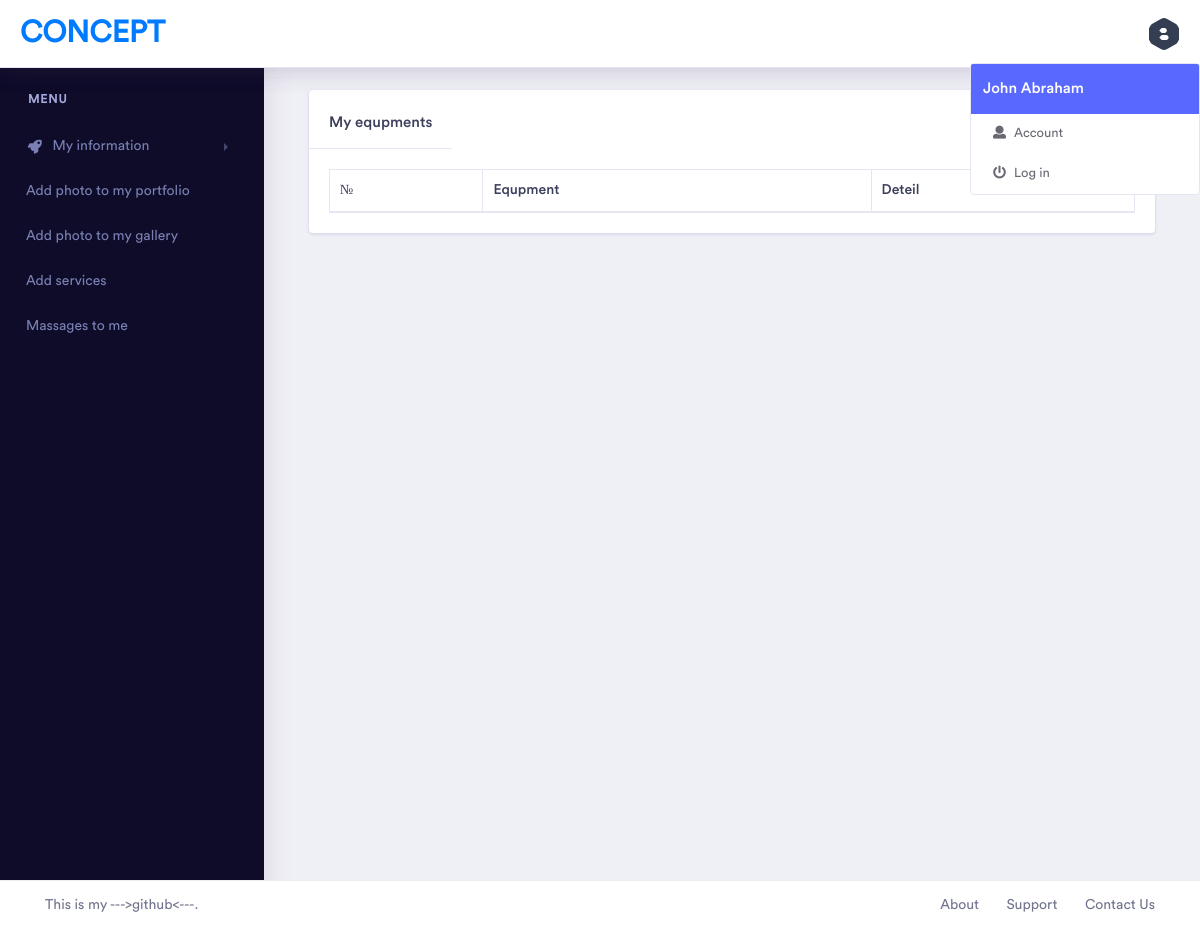
Before: /dashboard/equpment with the older database file.
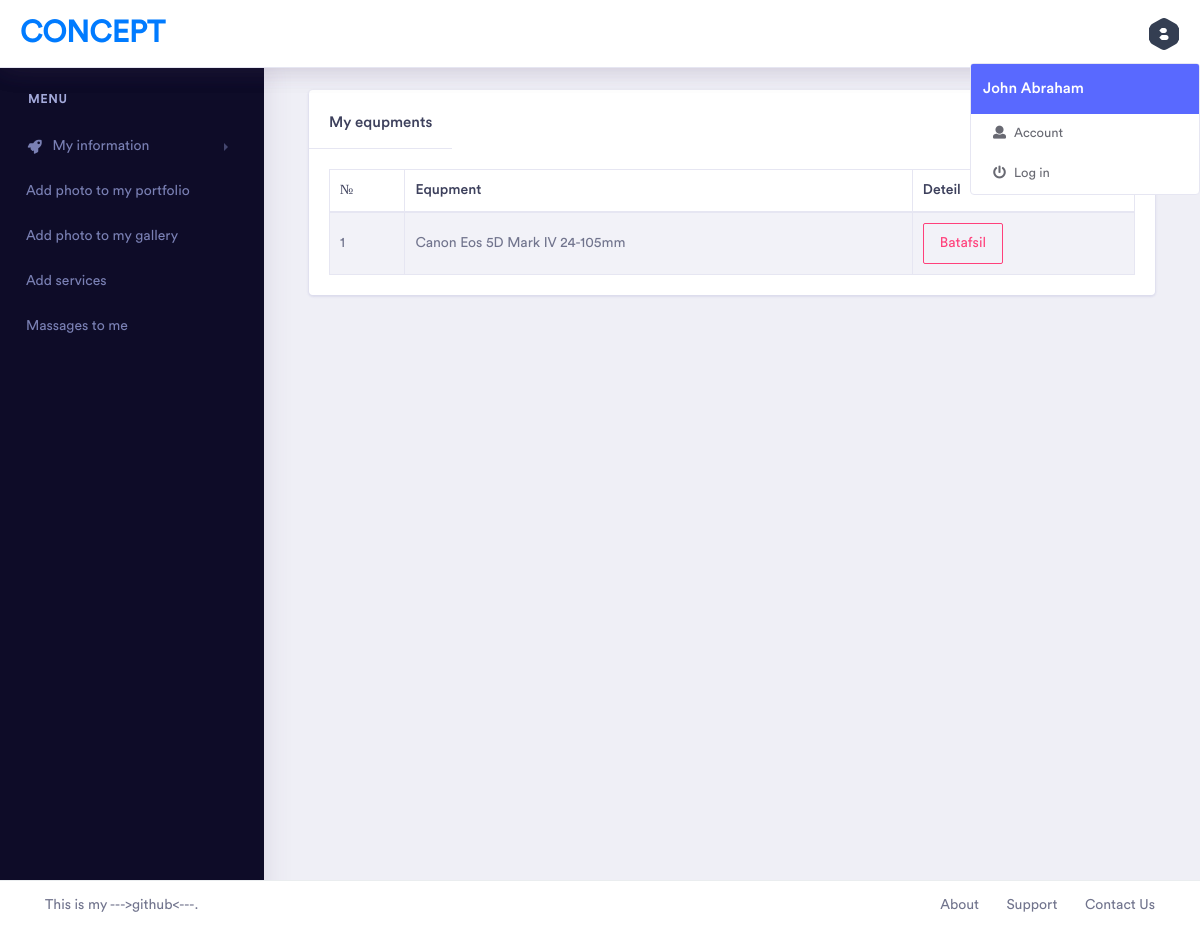
After: the same page with the newer database file.
### main/models.py (models this page shows, shortened)
class My_equpment(models.Model):
    name = models.TextField()
    class Meta():
        verbose_name = "My equpment"
        verbose_name_plural = "My equpments"

### main/views.py (the view)
# urls.py: path('equpment', views.equpment_list, name='equpment'),
def equpment_list(request):
    context = models.My_equpment.objects.all()
    return render(request, 'dashboard/equpment/index.html', {'context':context})

### templates/dashboard/equpment/index.html (shortened to what this page needs)
{% extends 'dashboard/base.html' %}
{%  block content %}
    <div class="dashboard-ecommerce">
        <div class="container-fluid dashboard-content ">
            <div class="col-xl-12 col-lg-12 col-md-12 col-sm-12 col-12">
                <div class="card">
                    <div class="d-flex justify-content-between align-items-center mt-2">
                        <h5 class="card-header">My equpments</h5>
                        <div class="mr-4"><a href="{% url 'equpment_create' %}" class="btn btn-outline-success">Ma`lumot qo`shish</a></div>
                    </div>
                    <div class="card-body">
                        <div class="table-responsive">
                            <table class="table table-striped table-bordered first">
                                <thead>
                                    <tr>
                                        <th>№</th>
                                        <th>Equpment</th>
                                        <th>Deteil</th>
                                    </tr>
                                </thead>
                                <tbody>
                                    {% for text in context %}
                                    <tr>
                                        <td>{{forloop.counter}}</td>
                                        <td>{{text.name}}</td>
                                        <td><a href="{% url 'equpment_deteil' text.id %}" class="btn btn-outline-secondary">Batafsil</a></td>
                                    </tr>
                                    {% endfor %}
                                </tbody>
                            </table>
                        </div>
                    </div>
                </div>
            </div>
        </div>
    </div>
{%  endblock %}

### templates/dashboard/base.html (shortened to what this page needs)
{% load static %}
<!doctype html>
<html lang="en">
<head>
    <link rel="stylesheet" href="{% static 'dashboard/vendor/bootstrap/css/bootstrap.min.css' %}">
    <link href="{% static 'dashboard/vendor/fonts/circular-std/style.css' %}" rel="stylesheet">
    <link rel="stylesheet" href="{% static 'dashboard/libs/css/style.css' %}">
    <link rel="stylesheet" href="{% static 'dashboard/vendor/fonts/fontawesome/css/fontawesome-all.css' %}">
    <link rel="stylesheet" href="{% static 'dashboard/vendor/charts/chartist-bundle/chartist.css' %}">
    <link rel="stylesheet" href="{% static 'dashboard/vendor/charts/morris-bundle/morris.css' %}">
    <link rel="stylesheet" href="{% static 'dashboard/vendor/fonts/material-design-iconic-font/css/materialdesignicons.min.css' %}">
    <link rel="stylesheet" href="{% static 'dashboard/vendor/charts/c3charts/c3.css' %}">
    <link rel="stylesheet" href="{% static 'dashboard/vendor/fonts/flag-icon-css/flag-icon.min.css' %}">
</head>
<body>
    <div class="dashboard-main-wrapper">
        <div class="dashboard-header">
            <nav class="navbar navbar-expand-lg bg-white fixed-top">
                <a class="navbar-brand" href="{% url 'dashboard' %}">My dashboard</a>
            </nav>
            <nav class="navbar navbar-expand-lg bg-white fixed-top">
                <a class="navbar-brand" href="index.html">Concept</a>
                <div class="collapse navbar-collapse " id="navbarSupportedContent">
                    <ul class="navbar-nav ml-auto navbar-right-top">
                        <li class="nav-item dropdown nav-user show">
                            <a class="nav-link nav-user-img" href="#" id="navbarDropdownMenuLink2" data-toggle="dropdown" aria-haspopup="true" aria-expanded="true"><img src="{% static 'img/favicon.png' %}" alt="" class="user-avatar-md rounded-circle"></a>
                            <div class="dropdown-menu dropdown-menu-right nav-user-dropdown show" aria-labelledby="navbarDropdownMenuLink2">
                                <div class="nav-user-info">
                                    <h5 class="mb-0 text-white nav-user-name">John Abraham </h5>
                                </div>
                                <a class="dropdown-item" href="#"><i class="fas fa-user mr-2"></i>Account</a>
                                <a class="dropdown-item" href="{% url 'log_in' %}"><i class="fas fa-power-off mr-2"></i>Log in</a>
                            </div>
                        </li>
                    </ul>
                </div>
            </nav>
        </div>
        <div class="nav-left-sidebar sidebar-dark">
            <div class="menu-list">
                <nav class="navbar navbar-expand-lg navbar-light">
                    <div class="collapse navbar-collapse" id="navbarNav">
                        <ul class="navbar-nav flex-column">
                            <li class="nav-divider">
                                Menu
                            </li>
                            <li class="nav-item">
                                <a class="nav-link" href="#" data-toggle="collapse" aria-expanded="false" data-target="#submenu-2" aria-controls="submenu-2"><i class="fa fa-fw fa-rocket"></i>My information</a>
                            </li>
                            <li class="nav-item">
                                <a class="nav-link" href="pages/carousel.html">Add photo to my portfolio</a>
                            </li>
                            <li class="nav-item">
                                <a class="nav-link" href="pages/listgroup.html">Add photo to my gallery</a>
                            </li>
                            <li class="nav-item">
                                <a class="nav-link" href="pages/typography.html">Add services</a>
                            </li>
                            <li class="nav-item">
                                <a class="nav-link" href="pages/accordions.html">Massages to me</a>
                            </li>
                        </ul>
                    </div>
                </nav>
            </div>
        </div>
        <div class="dashboard-wrapper">
            {%  block content %}
            {%  endblock %}
            <div class="footer fixed-bottom">
                <div class="container-fluid">
                    <div class="row">
                        <div class="col-xl-6 col-lg-6 col-md-6 col-sm-12 col-12">
                             This is my <a href="https://github.com/Kirito016002/FN5-6-oy.git"> --->github<---</a>.
                        </div>
                        <div class="col-xl-6 col-lg-6 col-md-6 col-sm-12 col-12">
                            <div class="text-md-right footer-links d-none d-sm-block">
                                <a href="">About</a>
                                <a href="">Support</a>
                                <a href="">Contact Us</a>
                            </div>
                        </div>
                    </div>
                </div>
            </div>
        </div>
    </div>
</body>
</html>

Changed rows visible on the page:
added My_equpment: name "Canon Eos 5D Mark IV 24-105mm"
